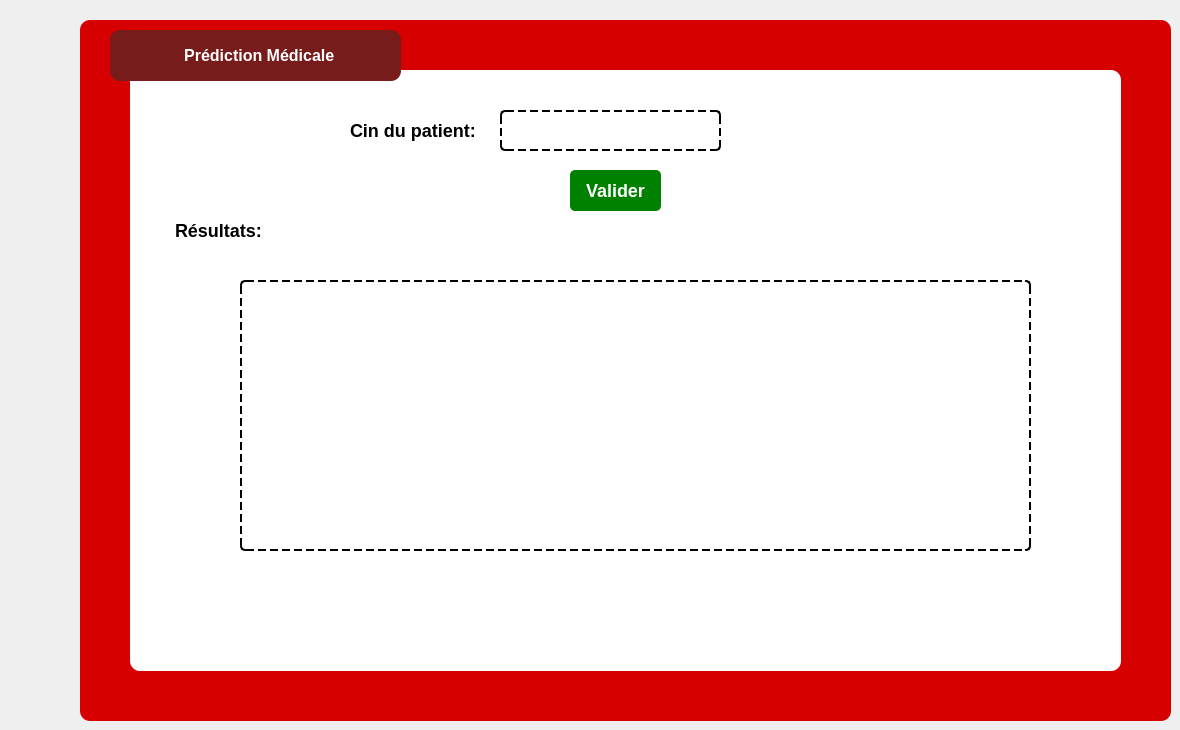
      <widget class="QWidget" name="Statistique_10">
       <attribute name="title">
        <string>Prédiction</string>
       </attribute>
       <widget class="QFrame" name="frame_21">
        <property name="geometry">
         <rect>
          <x>80</x>
          <y>20</y>
          <width>1091</width>
          <height>701</height>
         </rect>
        </property>
        <property name="styleSheet">
         <string notr="true">QFrame {
    background-color: #D60000;
    border-radius: 10px;
    padding: 10px;
}
</string>
        </property>
        <property name="frameShape">
         <enum>QFrame::Shape::StyledPanel</enum>
        </property>
        <property name="frameShadow">
         <enum>QFrame::Shadow::Raised</enum>
        </property>
        <widget class="QGroupBox" name="groupBox_20">
         <property name="geometry">
          <rect>
           <x>50</x>
           <y>50</y>
           <width>991</width>
           <height>601</height>
          </rect>
         </property>
         <property name="styleSheet">
          <string notr="true">QGroupBox {
    background-color: #FFFFFF;
    border-radius: 10px;
    border: none;
    padding: 10px;
}
QGroupBox::title {
    color: #D60000;
    font-weight: bold;
}

</string>
         </property>
         <property name="title">
          <string/>
         </property>
         <widget class="QLabel" name="label_172">
          <property name="geometry">
           <rect>
            <x>160</x>
            <y>40</y>
            <width>231</width>
            <height>41</height>
           </rect>
          </property>
          <property name="styleSheet">
           <string notr="true">QLabel {
    background-color: transparent; /* Fond transparent */
    color: #000000;                /* Texte noir */
    border: none;                  /* Pas de bordure */
    font-weight: bold;             /* Texte en gras */
    font-size: 18px;               /* Taille de police de 18px */
}
</string>
          </property>
          <property name="text">
           <string>         Cin du patient:</string>
          </property>
         </widget>
         <widget class="QLineEdit" name="idPredictionInput">
          <property name="geometry">
           <rect>
            <x>370</x>
            <y>40</y>
            <width>221</width>
            <height>41</height>
           </rect>
          </property>
          <property name="styleSheet">
           <string notr="true">QLineEdit {
    background-color: transparent; /* Fond transparent */
    color: #000000;                /* Texte noir normal */
    font-size: 14px;               /* Taille de la police */
    border: 2px dashed #000000;    /* Bordure en pointillés épaisse */
    border-radius: 5px;            /* Coins légèrement arrondis */
    padding: 8px;                  /* Espacement interne pour le texte */
    border-style: dashed;          /* Style en pointillés */
}</string>
          </property>
         </widget>
         <widget class="QPushButton" name="btnPredire">
          <property name="geometry">
           <rect>
            <x>440</x>
            <y>100</y>
            <width>91</width>
            <height>41</height>
           </rect>
          </property>
          <property name="styleSheet">
           <string notr="true">QPushButton {
    background-color: #008000;  /* Couleur de fond verte */
    color: #FFFFFF;             /* Texte blanc */
    font-weight: bold;          /* Texte en gras */
    font-size: 18px;            /* Taille de police 16px dès le départ */
    border-radius: 5px;         /* Coins arrondis */
    padding: 5px 10px;          /* Espacement interne du bouton */
    border: none;               /* Pas de bordure */
}

QPushButton:hover {
    background-color: #006400;  /* Couleur de fond plus foncée au survol */
    color: white;               /* Texte toujours blanc */
    border-radius: 10px;        /* Coins arrondis plus marqués au survol */
    font-weight: bold;          /* Texte en gras (encore) */
    border: none;               /* Pas de bordure au survol */
}
</string>
          </property>
          <property name="text">
           <string>Valider</string>
          </property>
         </widget>
         <widget class="QLabel" name="label_173">
          <property name="geometry">
           <rect>
            <x>30</x>
            <y>140</y>
            <width>131</width>
            <height>41</height>
           </rect>
          </property>
          <property name="styleSheet">
           <string notr="true">QLabel {
    background-color: transparent; /* Fond transparent */
    color: #000000;                /* Texte noir */
    border: none;                  /* Pas de bordure */
    font-weight: bold;             /* Texte en gras */
    font-size: 18px;               /* Taille de police de 18px */
}
</string>
          </property>
          <property name="text">
           <string>Résultats:</string>
          </property>
         </widget>
         <widget class="QTextEdit" name="predictionResult">
          <property name="geometry">
           <rect>
            <x>110</x>
            <y>210</y>
            <width>791</width>
            <height>271</height>
           </rect>
          </property>
          <property name="styleSheet">
           <string notr="true">QTextEdit {
    background-color: transparent; /* Transparent background */
    color: #000000;                /* Black text */
    font-weight: normal;           /* Normal text inside */
    font-size: 14px;               /* Text size */
    
    border: 2px dashed #000000;    /* Thick dashed border */
    border-radius: 5px;            /* Slightly rounded corners */
    padding: 8px;                  /* Space inside */
    border-style: dashed;          /* Dashed style */
}
</string>
          </property>
         </widget>
        </widget>
        <widget class="QLabel" name="label_174">
         <property name="geometry">
          <rect>
           <x>30</x>
           <y>10</y>
           <width>291</width>
           <height>51</height>
          </rect>
         </property>
         <property name="styleSheet">
          <string notr="true">QLabel {
    background-color: #781b1b;  /* Couleur de fond bordeaux */
    color: #FFFFFF;             /* Texte blanc */
    font-weight: bold;          /* Texte en gras */
    font-size: 16px;            /* Taille du texte */
    border-radius: 10px;        /* Coins arrondis */
    padding: 8px;               /* Espacement intérieur */
    text-align: center;         /* Centrage du texte */
}
</string>
         </property>
         <property name="text">
          <string>              Prédiction Médicale</string>
         </property>
        </widget>
       </widget>
      </widget>
